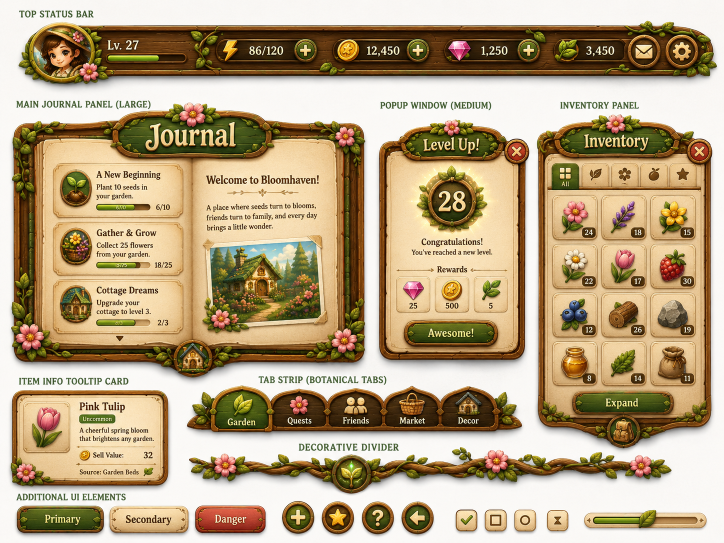
#> input picture assets/BloomHeaven/ChatGPT Image Aug 22, 2026, 02_46_58 AM (1).png, 1448 x 1086 px, given in place of media_1788468908645.jpg, which was not available (shown at 1/2 size)
$ python extract_all_ui_assets.py
#> lines starting #> are read from the running program, lines starting #| are printed output that depends on the picture; pictures that were not available may be replaced by others from this repository, and a replacement may not be noted
import os
import math
from collections import deque
from PIL import Image

BASE_DIR = '/home/el3laimy/.gemini/antigravity-ide/brain/eb1af34d-36d1-4c02-afee-20db3b1389ab/.user_uploaded/'

SHEET_FILES = [
    BASE_DIR + 'media_1788468908645.jpg',  # Sheet 0: Top-Left Wood & Currencies
    BASE_DIR + 'media_1788468908673.jpg',  # Sheet 1: Bottom Dock & Lily
    BASE_DIR + 'media_1788468908703.jpg',  # Sheet 2: Seed Cabinet
    BASE_DIR + 'media_1788468908726.jpg',  # Sheet 3: Plot Info
    BASE_DIR + 'media_1788468908753.jpg',  # Sheet 4: Customer Orders
]

def remove_bg_floodfill(im, tolerance=48, feather=15):
    """Cleanly removes surrounding parchment background using boundary floodfill."""
    im = im.convert('RGBA')
    w, h = im.size
    pix = im.load()

    # Sample corner pixels for average background parchment color
    corner_samples = [
        pix[0, 0][:3], pix[w-1, 0][:3], pix[0, h-1][:3], pix[w-1, h-1][:3],
        pix[min(5, w-1), 0][:3], pix[0, min(5, h-1)][:3],
        pix[max(0, w-6), h-1][:3], pix[w-1, max(0, h-6)][:3]
    ]
    bg_r = sum(p[0] for p in corner_samples) / len(corner_samples)
    bg_g = sum(p[1] for p in corner_samples) / len(corner_samples)
    bg_b = sum(p[2] for p in corner_samples) / len(corner_samples)
    target_bg = (bg_r, bg_g, bg_b)

    visited = set()
    queue = deque()

    for x in range(w):
        queue.append((x, 0))
        queue.append((x, h - 1))
    for y in range(h):
        queue.append((0, y))
        queue.append((w - 1, y))

    alpha_mask = Image.new('L', (w, h), 255)
    mask_pix = alpha_mask.load()

    def color_dist(c1, c2):
        return math.sqrt((c1[0]-c2[0])**2 + (c1[1]-c2[1])**2 + (c1[2]-c2[2])**2)

    while queue:
        x, y = queue.popleft()
        if (x, y) in visited:
            continue
        visited.add((x, y))

        c = pix[x, y][:3]
        dist = color_dist(c, target_bg)

        if dist < tolerance:
            mask_pix[x, y] = 0
            for dx, dy in [(-1,0), (1,0), (0,-1), (0,1)]:
                nx, ny = x + dx, y + dy
                if 0 <= nx < w and 0 <= ny < h and (nx, ny) not in visited:
                    queue.append((nx, ny))
        elif dist < tolerance + feather:
            ratio = (dist - tolerance) / float(feather)
            mask_pix[x, y] = int(255 * ratio)

    r, g, b, _ = im.split()
    return Image.merge('RGBA', (r, g, b, alpha_mask))

def extract_and_save(sheet_idx, crop_box, dest_path, apply_bg_removal=True, tolerance=48):
    os.makedirs(os.path.dirname(dest_path), exist_ok=True)
    sheet_img = Image.open(SHEET_FILES[sheet_idx])
    cropped = sheet_img.crop(crop_box)
    if apply_bg_removal:
        cropped = remove_bg_floodfill(cropped, tolerance=tolerance)
    cropped.save(dest_path)
    print(f"✓ Saved {dest_path} ({cropped.size[0]}x{cropped.size[1]})")

def main():
    print("==================================================")
    print("EXTRACTING BLOOMHAVEN MASTER UI ASSETS")
    print("==================================================")

    # ----------------------------------------------------
    # SHEET 0: TOP-LEFT WOOD & CURRENCIES
    # ----------------------------------------------------
    print("\n[Sheet 0: Top-Left Wood & Currencies]")
    extract_and_save(0, (35, 95, 585, 380), 'assets/ui/top_left/wood_sign_bloomhaven.png', True, 45)
#> in extract_and_save, sheet_img is the input picture: PIL image 1448x1086 RGB; mean R, G, B 183.6, 164.1, 132.1
#> in extract_and_save, `cropped = sheet_img.crop(crop_box)`:
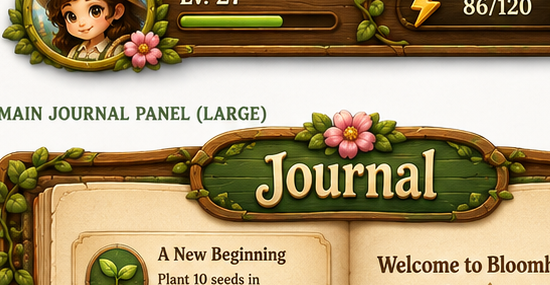
#> cropped: PIL image 550x285 RGB; mean R, G, B 166.9, 148.8, 112.9
#> in remove_bg_floodfill, `corner_samples = [ pix[0, 0][:3], pix[w-1, 0][:3], pix[0, h-1][:3], pi..`: corner_samples = [(250, 248, 245), (43, 28, 7), (80, 84, 15), (246, 222, 180), (249, 248, 244), (251, 249, 246), (249, 228, 187), (246, 221, 180)]
#> in remove_bg_floodfill, `bg_r = sum(p[0] for p in corner_samples) / len(corner_samples)`: bg_r = 201.8
#> in remove_bg_floodfill, `bg_g = sum(p[1] for p in corner_samples) / len(corner_samples)`: bg_g = 191
#> in remove_bg_floodfill, `bg_b = sum(p[2] for p in corner_samples) / len(corner_samples)`: bg_b = 163
#> in remove_bg_floodfill, `target_bg = (bg_r, bg_g, bg_b)`: target_bg = (201.8, 191, 163)
#> in remove_bg_floodfill, `alpha_mask = Image.new('L', (w, h), 255)`: alpha_mask: PIL image 550x285 L; every value is 255
#> the loop in remove_bg_floodfill, `while queue:` made 21298 passes
#> (c, dist, ratio) on pass 29: ((214, 212, 210), 52.92, 0.528)
#> (dist, ratio) on passes 69, 106, 130, 132, 134, 136: (47.49, 0.166), (56.86, 0.791), (46.33, 0.0887), (48.76, 0.25), (46.92, 0.128), (46.85, 0.123)
#> after the loop in remove_bg_floodfill, `while queue:`: visited = 14276 items
#| ✓ Saved assets/ui/top_left/wood_sign_bloomhaven.png (550x285)
    extract_and_save(0, (615, 182, 965, 340), 'assets/ui/top_left/wood_pill_frame.png', True, 45)
#> call 2 of extract_and_save, with sheet_idx = 0, crop_box = (615, 182, 965, 340), dest_path = 'assets/ui/top_left/wood_pill_frame.png', apply_bg_removal = True, tolerance = 45
#> in extract_and_save (call 2), `cropped = sheet_img.crop(crop_box)`:
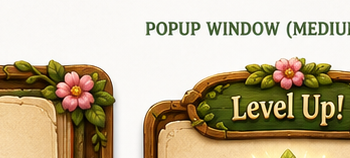
#> cropped: PIL image 350x158 RGB; mean R, G, B 192.3, 177.8, 149.7
#> in remove_bg_floodfill (call 2), `alpha_mask = Image.new('L', (w, h), 255)`: alpha_mask: PIL image 350x158 L; every value is 255
#> the loop in remove_bg_floodfill (call 2), `while queue:` made 29259 passes
#> (c, dist, ratio) on passes 5, 7, 9, 11, 12, 14, 17, 20, 21, 23, 27, 29: ((251, 250, 247), 46.3, 0.0866), ((251, 249, 247), 45.88, 0.0584), ((250, 249, 247), 45.79, 0.0524), ((252, 250, 247), 46.41, 0.094), ((242, 212, 164), 45.45, 0.0298), ((241, 211, 165), 45.06, 0.00381), ((251, 249, 247), 45.88, 0.0584), ((239, 209, 162), 48.86, 0.258), ((251, 249, 247), 45.88, 0.0584), ((250, 249, 247), 45.79, 0.0524), ((251, 249, 247), 45.88, 0.0584), ((251, 249, 247), 45.88, 0.0584)
#> (dist, ratio) on passes 62, 64, 65, 66, 67, 68: (51.07, 0.405), (49.62, 0.308), (45.88, 0.0584), (52.4, 0.493), (45.38, 0.0254), (50.82, 0.388)
#| ✓ Saved assets/ui/top_left/wood_pill_frame.png (350x158)
    extract_and_save(0, (90, 570, 230, 715), 'assets/ui/top_left/icon_gold_coin.png', True, 45)
#> in remove_bg_floodfill (call 3), `alpha_mask = Image.new('L', (w, h), 255)`: alpha_mask: PIL image 140x145 L; every value is 255
#| ✓ Saved assets/ui/top_left/icon_gold_coin.png (140x145)
    extract_and_save(0, (280, 570, 425, 715), 'assets/ui/top_left/icon_leaf.png', True, 45)
#> in remove_bg_floodfill (call 4), `alpha_mask = Image.new('L', (w, h), 255)`: alpha_mask: PIL image 145x145 L; every value is 255
#| ✓ Saved assets/ui/top_left/icon_leaf.png (145x145)
    extract_and_save(0, (470, 580, 595, 715), 'assets/ui/top_left/icon_plus_btn.png', True, 45)
#> in remove_bg_floodfill (call 5), `alpha_mask = Image.new('L', (w, h), 255)`: alpha_mask: PIL image 125x135 L; every value is 255
#| ✓ Saved assets/ui/top_left/icon_plus_btn.png (125x135)
    extract_and_save(0, (700, 520, 890, 730), 'assets/ui/top_left/wood_gear_btn.png', True, 45)
#> in remove_bg_floodfill (call 6), `alpha_mask = Image.new('L', (w, h), 255)`: alpha_mask: PIL image 190x210 L; every value is 255
#> in remove_bg_floodfill (call 6), `r, g, b, _ = im.split()`:
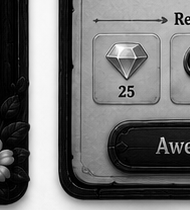
#> b: PIL image 190x210 L; min 0, max 255, mean 114.5
#> in remove_bg_floodfill (call 6), `return Image.merge('RGBA', (r, g, b, alpha_mask))`:
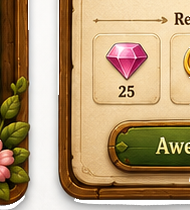
#> returned value: PIL image 190x210 RGBA; mean R, G, B, A 178.4, 151.5, 114.5, 250.3; transparent parts drawn white
#| ✓ Saved assets/ui/top_left/wood_gear_btn.png (190x210)

    # ----------------------------------------------------
    # SHEET 1: BOTTOM DOCK & LILY HUB
    # ----------------------------------------------------
    print("\n[Sheet 1: Bottom Dock & Lily Hub]")
    extract_and_save(1, (45, 195, 610, 380), 'assets/ui/dock/dock_base.png', True, 45)
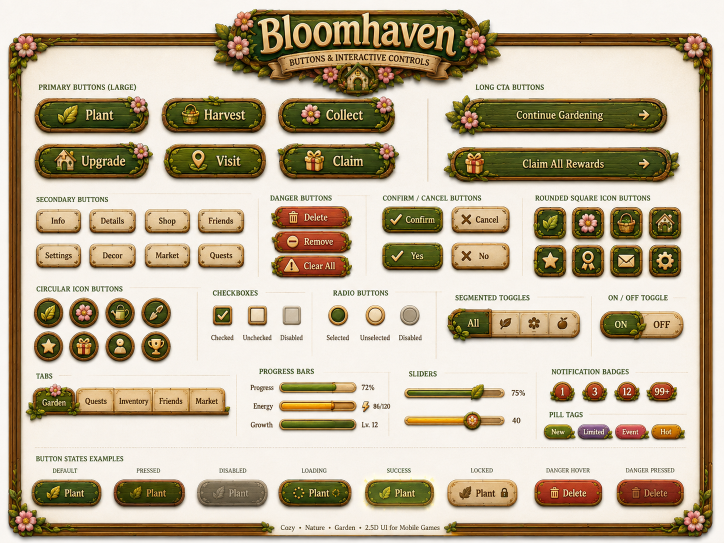
#> input picture assets/BloomHeaven/ChatGPT Image Aug 22, 2026, 02_46_58 AM (2).png, 1448 x 1086 px, given in place of media_1788468908673.jpg, which was not available (shown at 1/2 size)
#> in extract_and_save, sheet_img is the input picture: PIL image 1448x1086 RGB; mean R, G, B 193.1, 179.9, 156.4
#> in extract_and_save (call 7), `cropped = sheet_img.crop(crop_box)`:
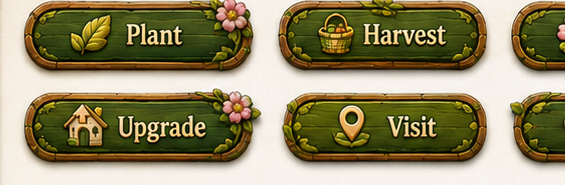
#> cropped: PIL image 565x185 RGB; mean R, G, B 145.4, 136.4, 100.7
#> in remove_bg_floodfill (call 7), `alpha_mask = Image.new('L', (w, h), 255)`: alpha_mask: PIL image 565x185 L; every value is 255
#> in remove_bg_floodfill (call 7), `r, g, b, _ = im.split()`:
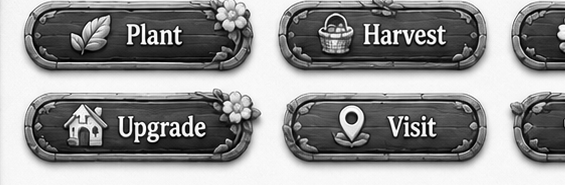
#> r: PIL image 565x185 L; min 0, max 255, mean 145.4
#| ✓ Saved assets/ui/dock/dock_base.png (565x185)
    extract_and_save(1, (63, 445, 188, 620), 'assets/ui/dock/token_trowel.png', True, 45)
#| ✓ Saved assets/ui/dock/token_trowel.png (125x175)
    extract_and_save(1, (200, 445, 325, 620), 'assets/ui/dock/token_watering_can.png', True, 45)
#| ✓ Saved assets/ui/dock/token_watering_can.png (125x175)
    extract_and_save(1, (338, 445, 462, 620), 'assets/ui/dock/token_shears.png', True, 45)
#| ✓ Saved assets/ui/dock/token_shears.png (124x175)
    extract_and_save(1, (472, 445, 595, 620), 'assets/ui/dock/token_basket.png', True, 45)
#| ✓ Saved assets/ui/dock/token_basket.png (123x175)
    extract_and_save(1, (215, 515, 380, 700), 'assets/ui/dock/token_water_glow.png', True, 40)
#| ✓ Saved assets/ui/dock/token_water_glow.png (165x185)
    extract_and_save(1, (645, 365, 930, 770), 'assets/ui/dock/lily_cameo_portrait.png', True, 45)
#| ✓ Saved assets/ui/dock/lily_cameo_portrait.png (285x405)

    # ----------------------------------------------------
    # SHEET 2: SEED BOX CABINET
    # ----------------------------------------------------
    print("\n[Sheet 2: Seed Box Cabinet]")
    extract_and_save(2, (95, 145, 530, 545), 'assets/ui/seeds/seed_cabinet_frame.png', True, 45)
#| ✓ Saved assets/ui/seeds/seed_cabinet_frame.png (435x400)
    extract_and_save(2, (572, 175, 732, 510), 'assets/ui/seeds/seed_card_blank.png', True, 45)
#| ✓ Saved assets/ui/seeds/seed_card_blank.png (160x335)
    extract_and_save(2, (112, 595, 272, 920), 'assets/ui/seeds/seed_packet_rose.png', True, 45)
#| ✓ Saved assets/ui/seeds/seed_packet_rose.png (160x325)
    extract_and_save(2, (312, 595, 472, 920), 'assets/ui/seeds/seed_packet_lavender.png', True, 45)
#| ✓ Saved assets/ui/seeds/seed_packet_lavender.png (160x325)
    extract_and_save(2, (512, 595, 672, 920), 'assets/ui/seeds/seed_packet_sunflower.png', True, 45)
#| ✓ Saved assets/ui/seeds/seed_packet_sunflower.png (160x325)
    extract_and_save(2, (742, 625, 874, 915), 'assets/ui/seeds/slot_locked.png', True, 45)
#| ✓ Saved assets/ui/seeds/slot_locked.png (132x290)

    # ----------------------------------------------------
    # SHEET 3: PLOT INFO CARD
    # ----------------------------------------------------
    print("\n[Sheet 3: Plot Info Card]")
    extract_and_save(3, (55, 195, 315, 605), 'assets/ui/plot_info/parchment_plot_card.png', True, 45)
    extract_and_save(3, (325, 20, 680, 130), 'assets/ui/plot_info/header_plot_info.png', True, 45)
    extract_and_save(3, (700, 205, 745, 285), 'assets/ui/plot_info/droplet_blue.png', True, 45)
    extract_and_save(3, (790, 205, 835, 285), 'assets/ui/plot_info/droplet_gray.png', True, 45)
    extract_and_save(3, (682, 438, 875, 525), 'assets/ui/plot_info/badge_pruned.png', True, 45)
    # 4 stages
    extract_and_save(3, (75, 735, 138, 860), 'assets/ui/plot_info/stage_sprout.png', True, 45)
    extract_and_save(3, (160, 742, 235, 860), 'assets/ui/plot_info/stage_bush.png', True, 45)
    extract_and_save(3, (255, 735, 320, 860), 'assets/ui/plot_info/stage_bud.png', True, 45)
    extract_and_save(3, (345, 735, 415, 860), 'assets/ui/plot_info/stage_bloom.png', True, 45)
    extract_and_save(3, (440, 735, 520, 880), 'assets/ui/plot_info/stage_active_box.png', True, 45)

    # ----------------------------------------------------
    # SHEET 4: CUSTOMER ORDERS
    # ----------------------------------------------------
    print("\n[Sheet 4: Customer Orders]")
    extract_and_save(4, (30, 80, 365, 655), 'assets/ui/orders/parchment_orders_board.png', True, 45)
    extract_and_save(4, (38, 740, 185, 920), 'assets/ui/orders/gift_deliver_btn.png', True, 45)
    extract_and_save(4, (220, 740, 315, 920), 'assets/ui/orders/pocket_watch.png', True, 45)
    # Character portraits
    extract_and_save(4, (405, 125, 545, 395), 'assets/ui/orders/portrait_emma.png', True, 45)
    extract_and_save(4, (580, 125, 720, 395), 'assets/ui/orders/portrait_harris.png', True, 45)
    extract_and_save(4, (755, 125, 895, 395), 'assets/ui/orders/portrait_nora.png', True, 45)
    extract_and_save(4, (370, 415, 510, 650), 'assets/ui/orders/portrait_sara.png', True, 45)
    extract_and_save(4, (520, 415, 660, 650), 'assets/ui/orders/portrait_thomas.png', True, 45)
    extract_and_save(4, (670, 415, 810, 650), 'assets/ui/orders/portrait_jack.png', True, 45)
    extract_and_save(4, (820, 415, 960, 650), 'assets/ui/orders/portrait_laila.png', True, 45)

    print("\n==================================================")
    print("ALL ASSETS EXTRACTED & TRANSPARENCIES GENERATED 100% OK!")
    print("==================================================")

if __name__ == '__main__':
#> (the run stopped early here; a loop or call above may not have finished)
